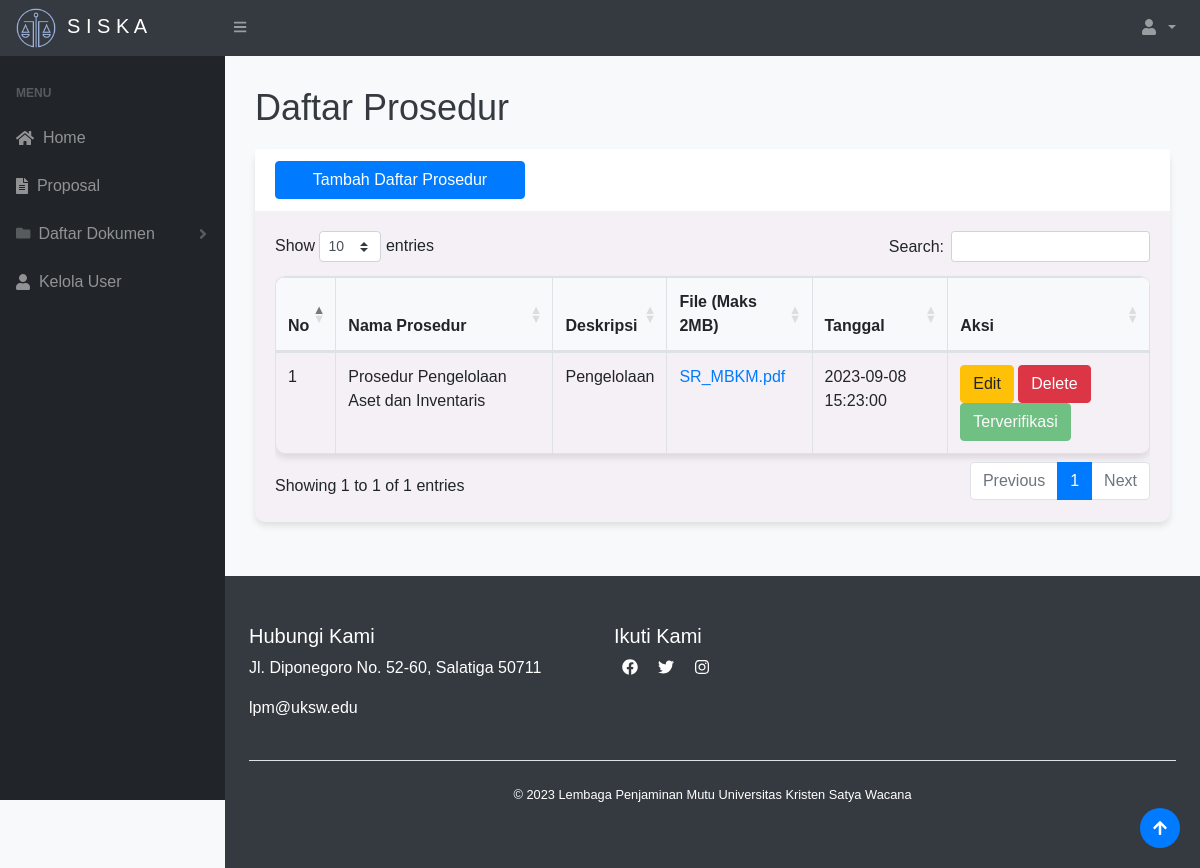
Page /admin/prosedur.php (signed in) on the committed database.
### tables this page shows
CREATE TABLE `prosedur` (
  `idprosedur` int(11) NOT NULL,
  `namaprosedur` varchar(50) NOT NULL,
  `deskripsi` varchar(150) NOT NULL,
  `file` varchar(50) NOT NULL,
  `tanggal` datetime NOT NULL,
  `status` int(11) NOT NULL
);

### admin/prosedur.php (the view, shortened to what this page needs)
<?php
require "../function.php";
if (isset($_SESSION['log']) && $_SESSION['role'] === 'admin') {
?>
    <!DOCTYPE html>
    <html lang="en">
    <head>
        <link href="../css/styles.css" rel="stylesheet" />
        <link href="../css/tambah.css" rel="stylesheet" />
        <link href="https://cdn.datatables.net/1.10.20/css/dataTables.bootstrap4.min.css" rel="stylesheet" />
    </head>
    <body class="sb-nav-fixed">
        <?php include('../navbar.php'); ?>
        <div id="layoutSidenav">
            <div id="layoutSidenav_nav">
                <?php include('sidebar.php'); ?>
            </div>
            <div id="layoutSidenav_content">
                <main>
                    <div class="container-fluid">
                        <h1>Daftar Prosedur </h1>
                        <div class="card mb-4">
                            <div class="card-header">
                                <button type="button" class="btn btn-primary" data-toggle="modal" data-target="#myModal">
                                    Tambah Daftar Prosedur
                                </button>
                            </div>
                            <div class="card-body">
                                <div class="table-responsive">
                                    <table class="table table-bordered" id="dataTable" width="100%" cellspacing="0">
                                        <thead>
                                            <tr>
                                                <th>No</th>
                                                <th>Nama Prosedur</th>
                                                <th>Deskripsi</th>
                                                <th>File (Maks 2MB)</th>
                                                <th>Tanggal</th>
                                                <th>Aksi</th>
                                            </tr>
                                        </thead>
                                        <tbody>
                                            <?php
                                            $ambilsemuadataprosedur = mysqli_query($conn, "select * from prosedur");
                                            $i = 1;
                                            while ($data = mysqli_fetch_array($ambilsemuadataprosedur)) {
                                                $namaprosedur  = $data['namaprosedur'];
                                                $deskripsi = $data['deskripsi'];
                                                $file = $data['file'];
                                                $idp = $data['idprosedur'];
                                                $tanggal = $data['tanggal'];
                                                $status = $data['status'];
                                            ?>
                                                <tr>
                                                    <td><?= $i++; ?></td>
                                                    <td><?= $namaprosedur; ?></td>
                                                    <td><?= $deskripsi; ?></td>
                                                    <td><a href="../assets/prosedur/pdf/<?= $file; ?>" target="_blank"><?= $file; ?></a></td>
                                                    <td><?= $tanggal; ?></td>
                                                    <td>
                                                        <button type="button" class="btn btn-warning" data-toggle="modal" data-target="#edit<?= $idp; ?>">
                                                            Edit
                                                        </button>
                                                        <button type="button" class="btn btn-danger" data-toggle="modal" data-target="#delete<?= $idp; ?>">
                                                            Delete
                                                        </button>
                                                        <?php
                                                        if ($status == 0) {
                                                            echo '<button type="button" class="btn btn-info" disabled>Belum Terverifikasi</button>';
                                                        } else if ($status == 1) {
                                                            echo '<button type="button" class="btn btn-success" disabled>Terverifikasi</button>';
                                                        } else {
                                                            echo '<button type="button" class="btn btn-danger" disabled>Gagal Terverifikasi</button>';
                                                        }
                                                        ?>
                                                    </td>
                                                </tr>
                                            <?php
                                            };
                                            ?>
                                        </tbody>
                                    </table>
                                </div>
                            </div>
                        </div>
                        <button onclick="topFunction()" id="myBtn" title="Go to top"><i class="fas fa-arrow-up"></i></button>
                </main>
                <?php include('../footer.php'); ?>
            </div>
        </div>
    </body>
    </html>
<?php
} else {
    header("location:../login.php");
    exit();
}
?>

### css/tambah.css (style rules this page uses)
body { font-family: Arial, sans-serif; background-color: #f8f9fa; }
.container-fluid { padding: 30px; }
h1 { font-size: 36px; margin-bottom: 20px; color: #343a40; }
.card { margin-bottom: 30px; border: none; border-radius: 10px; box-shadow: 0 4px 6px rgba(0, 0, 0, 0.1); }
.card-header { background-color: #fff; border-bottom: none; }
.card-body { padding: 20px; }
table { width: 100%; border-collapse: collapse; border-radius: 10px; overflow: hidden; box-shadow: 0 4px 6px rgba(0, 0, 0, 0.1); }
th, td { padding: 12px 15px; text-align: left; border-bottom: 1px solid #e9ecef; }
th { background-color: #f8f9fa; }
a { text-decoration: none; }
#myBtn { position: fixed; bottom: 20px; right: 20px; background: none; border: none; padding: 0; cursor: pointer; width: 40px; height: 40px; border-radius: 50%; background-color: #007bff; color: #fff; display: flex; justify-content: center; align-items: center; }

### rows in the picture
prosedur: namaprosedur "Prosedur Pengelolaan Aset dan Inventaris", deskripsi "Pengelolaan", file "SR_MBKM.pdf", tanggal "2023-09-08 15:23:00", status "Terverifikasi"
